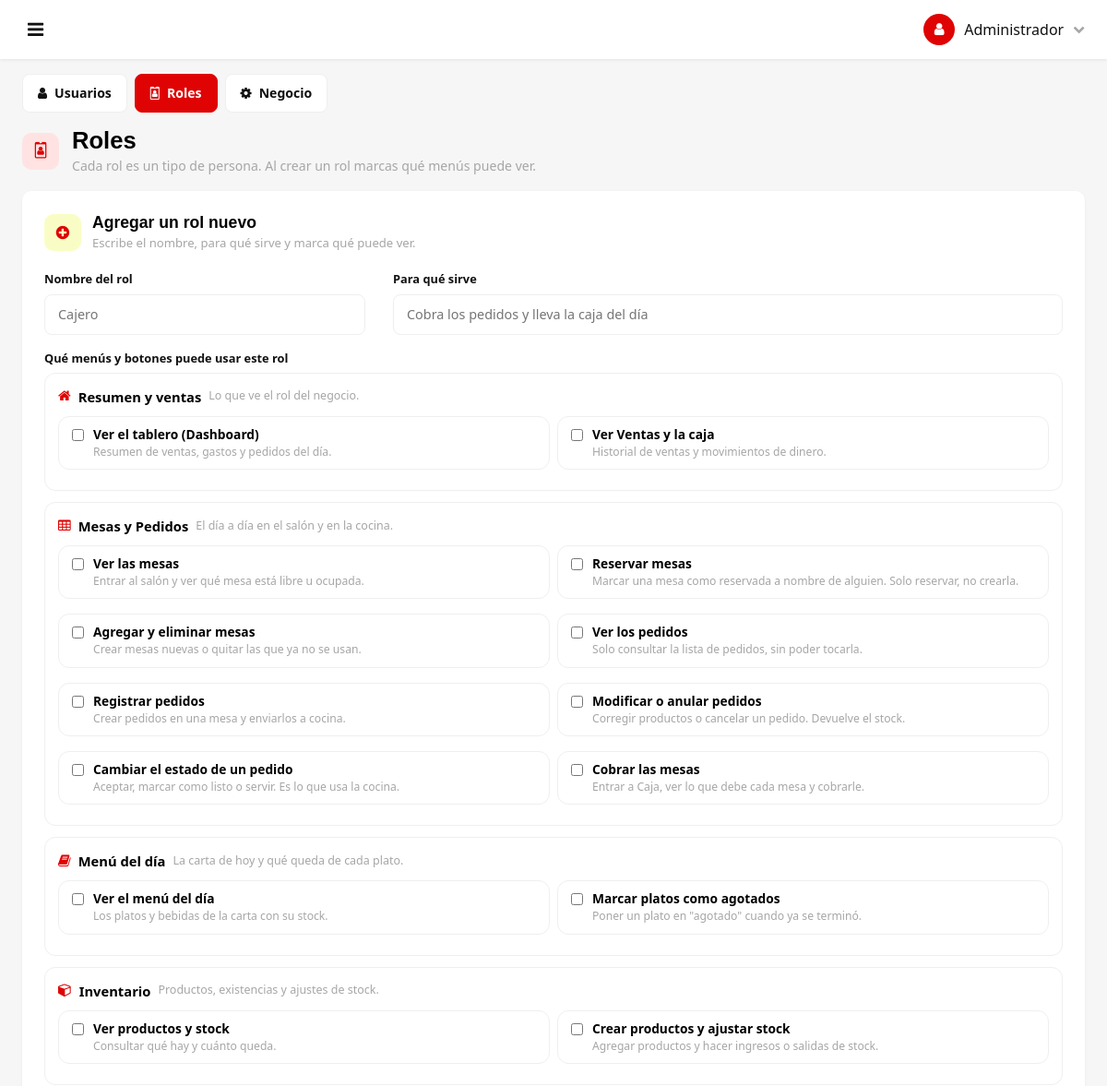
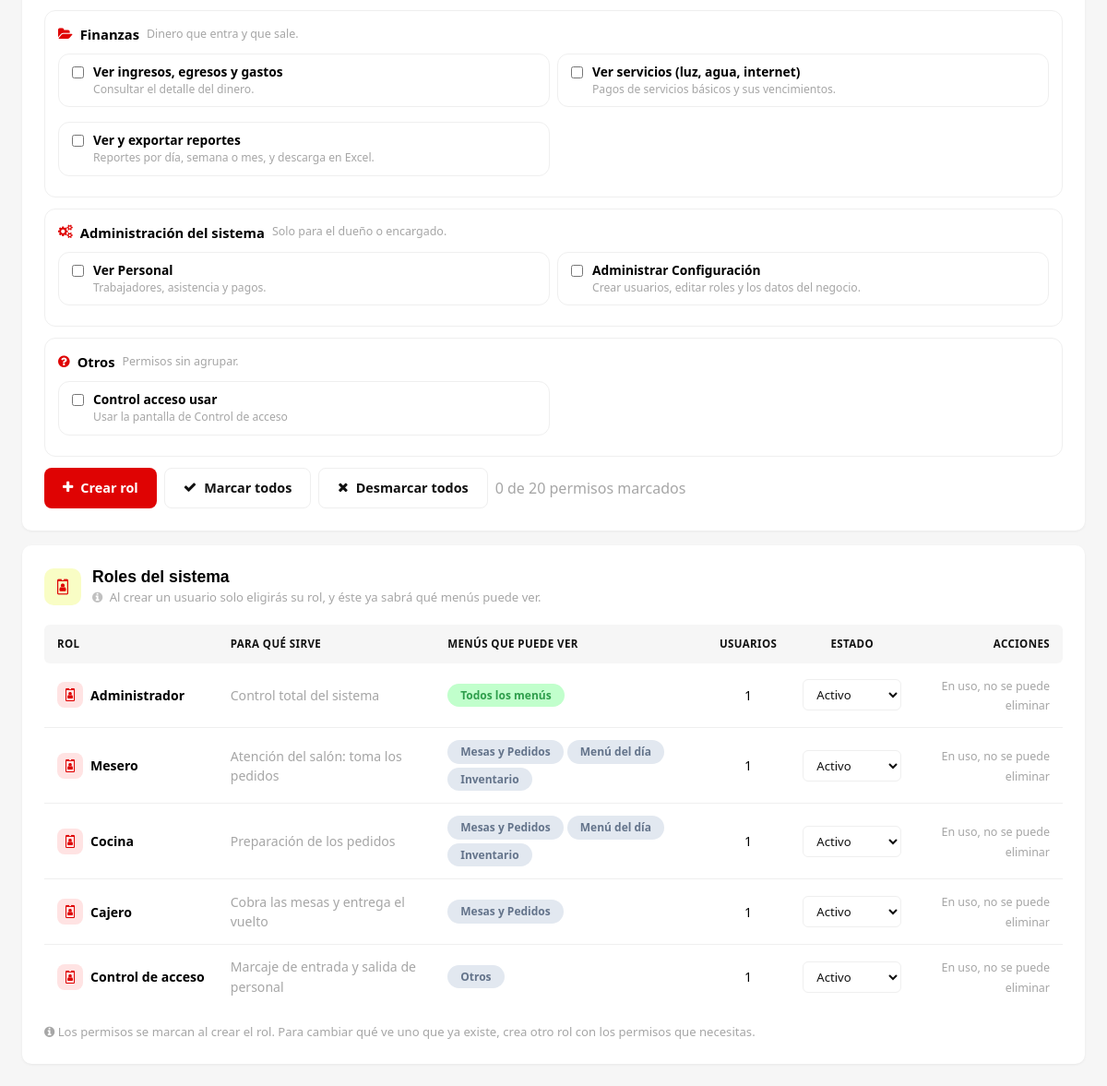
Page /?page=configuracion&tab=roles (signed in) on the committed database (2 pictures, top to bottom).
### tables this page shows
CREATE TABLE permisos (
  id int(11) NOT NULL AUTO_INCREMENT,
  nombre varchar(100) NOT NULL,
  descripcion varchar(255) DEFAULT NULL,
  PRIMARY KEY (id),
  UNIQUE KEY nombre (nombre)
);

CREATE TABLE roles (
  id int(11) NOT NULL AUTO_INCREMENT,
  nombre varchar(50) NOT NULL,
  descripcion varchar(255) DEFAULT NULL,
  estado tinyint(1) NOT NULL DEFAULT 1,
  PRIMARY KEY (id),
  UNIQUE KEY nombre (nombre)
);

### config/permisos.php (called while the page is built, shortened)
<?php
function modulosDelRol(array $idsPermisos, array $grupos): array
{
    $modulos = [];
    foreach ($grupos as $grupo) {
        foreach ($grupo['permisos'] as $permiso) {
            if (in_array((int) $permiso['id'], $idsPermisos, true)) {
                $modulos[] = ['titulo' => $grupo['titulo'], 'icono' => $grupo['icono']];
                break;
            }
        }
    }
    return $modulos;
}
function permisoExplicado(array $fila): array
{
    $clave = (string) $fila['nombre'];
    foreach (gruposDePermisos() as $grupo) {
        if (isset($grupo['items'][$clave])) {
            return [
                'clave'  => $clave,
                'nombre' => $grupo['items'][$clave]['nombre'],
                'ayuda'  => $grupo['items'][$clave]['ayuda'],
            ];
        }
    }
    return [
        'clave'  => $clave,
        'nombre' => ucfirst(str_replace('_', ' ', $clave)),
        'ayuda'  => (string) ($fila['descripcion'] ?? ''),
    ];
}
function permisosAgrupados(array $permisos): array
{
    $porClave = [];
    foreach ($permisos as $fila) {
        $porClave[(string) $fila['nombre']] = $fila;
    }
    $grupos = [];
    foreach (gruposDePermisos() as $grupo) {
        $items = [];
        foreach (array_keys($grupo['items']) as $clave) {
            $items[] = permisoExplicado($porClave[$clave]) + ['id' => (int) $porClave[$clave]['id']];
            unset($porClave[$clave]);
        }
        if ($items) {
            $grupos[] = [
                'titulo'   => $grupo['titulo'],
                'nota'     => trim($grupo['nota'] ?? ''),
                'icono'    => $grupo['icono'] ?? 'fa fa-circle',
                'permisos' => $items,
            ];
        }
    }
    if ($porClave) {
        $otros = [];
        foreach ($porClave as $fila) {
            $otros[] = permisoExplicado($fila) + ['id' => (int) $fila['id']];
        }
        $grupos[] = [
            'titulo'   => 'Otros',
            'nota'     => ' Permisos sin agrupar.',
            'icono'    => 'fa fa-question-circle',
            'permisos' => $otros,
        ];
    }
    return $grupos;
}

### config/paginacion.php (called while the page is built, shortened)
<?php
function paginaActual(int $porPagina = 25): int
{
    $pagina = (int) ($_GET['p'] ?? 1);
    return max(1, $pagina);
}
function paginar(array $filas, int $porPagina = 25): array
{
    $porPagina = max(1, $porPagina);
    $total     = count($filas);
    $totalPaginas = (int) ceil($total / $porPagina);
    $pagina = min(paginaActual($porPagina), $totalPaginas);
    $pagina = max(1, $pagina);
    $desde = ($pagina - 1) * $porPagina;
    return [
        'filas'        => array_slice($filas, $desde, $porPagina),
        'pagina'       => $pagina,
        'totalPaginas' => $totalPaginas,
        'total'        => $total,
        'desde'        => $desde + 1,
        'hasta'        => min($desde + $porPagina, $total),
    ];
}
    ?>

### views/configuracion/index.php (the view, shortened to what this page needs)
<?php
require_once APP_ROOT . '/models/Permiso.php';
$pestana = $_GET['tab'] ?? 'usuarios';
$pestanasConfig = static function (string $actual): void {
    ?>
    <div class="lg-segmentos mb-3">
        <a href="<?= url('configuracion') ?>" class="lg-segmento<?= $actual === 'usuarios' ? ' is-activo' : '' ?>">
            <i class="fa fa-user"></i> Usuarios
        </a>
        <a href="<?= url('configuracion') ?>&tab=roles" class="lg-segmento<?= $actual === 'roles' ? ' is-activo' : '' ?>">
            <i class="fa fa-id-badge"></i> Roles
        </a>
        <a href="<?= url('configuracion') ?>&tab=negocio" class="lg-segmento<?= $actual === 'negocio' ? ' is-activo' : '' ?>">
            <i class="fa fa-cog"></i> Negocio
        </a>
    </div>
    <?php
};
$pestanasConfig($pestana);
require_once APP_ROOT . '/config/permisos.php';
$db = conexionDB();
$roles = $db->query(
    "SELECT r.id, r.nombre, r.descripcion, r.estado,
            (SELECT COUNT(*) FROM usuarios u WHERE u.rol_id = r.id) AS usuarios
        FROM roles r
        ORDER BY r.id"
)->fetchAll();
$permisos = $db->query("SELECT id, nombre, descripcion FROM permisos ORDER BY id")->fetchAll();
$porRol = [];
foreach ($db->query("SELECT rol_id, permiso_id FROM rol_permiso")->fetchAll() as $fila) {
    $porRol[$fila['rol_id']][] = (int) $fila['permiso_id'];
}
$grupos = permisosAgrupados($permisos);
$totalPermisos = count($permisos);
$pagRoles = paginar($roles, 20);
$permisoConfig = null;
foreach ($permisos as $p) {
    if ((string) $p['nombre'] === 'configuracion') {
        $permisoConfig = (int) $p['id'];
    }
}
$esAdmin = static function (array $ids) use ($permisoConfig): bool {
    return $permisoConfig !== null && in_array($permisoConfig, $ids, true);
};
?>
<div class="lg-card mb-3">
    <div class="lg-card-head">
        <span class="lg-card-icon"><i class="fa fa-plus-circle"></i></span>
        <div class="flex-grow-1">
            <h2 class="lg-card-title">Agregar un rol nuevo</h2>
            <p class="lg-card-subtitle">
                Escribe el nombre, para qu&eacute; sirve y marca qu&eacute; puede ver.
            </p>
        </div>
    </div>
    <form method="POST" action="<?= url('configuracion') ?>&tab=roles">
        <div class="row">
            <div class="col-md-4 mb-3">
                <label class="lg-label" for="rolNombre">Nombre del rol</label>
                <input type="text" class="lg-input" id="rolNombre" name="nombre"
                        placeholder="Cajero" maxlength="40" required>
            </div>
            <div class="col-md-8 mb-3">
                <label class="lg-label" for="rolDescripcion">Para qué sirve</label>
                <input type="text" class="lg-input" id="rolDescripcion" name="descripcion"
                    placeholder="Cobra los pedidos y lleva la caja del día" maxlength="160">
            </div>
        </div>
        <label class="lg-label">
            Qué menús y botones puede usar este rol
        </label>
        <?php foreach ($grupos as $grupo): ?>
            <div class="lg-rol-grupo">
                <div class="lg-rol-grupo-head">
                    <i class="<?= htmlspecialchars($grupo['icono']) ?>"></i>
                    <span><?= htmlspecialchars($grupo['titulo']) ?></span>
                    <?php if ($grupo['nota'] !== ''): ?>
                        <small class="lg-muted"><?= htmlspecialchars($grupo['nota']) ?></small>
                    <?php endif; ?>
                </div>
                <div class="lg-rol-grupo-items">
                    <?php foreach ($grupo['permisos'] as $permiso): ?>
                        <label class="lg-chip lg-chip--permiso">
                            <input type="checkbox" name="permisos[]" value="<?= (int) $permiso['id'] ?>"
                                class="js-permiso-nuevo">
                            <span>
                                <strong><?= htmlspecialchars($permiso['nombre']) ?></strong>
                                <small class="lg-muted d-block"><?= htmlspecialchars($permiso['ayuda']) ?></small>
                            </span>
                        </label>
                    <?php endforeach; ?>
                </div>
            </div>
        <?php endforeach; ?>
        <div class="d-flex flex-wrap gap-2 align-items-center">
            <button type="submit" name="crear_rol" value="1" class="lg-btn lg-btn--primary">
                <i class="fa fa-plus"></i> Crear rol
            </button>
            <button type="button" class="lg-btn lg-btn--ghost js-marcar-todo">
                <i class="fa fa-check"></i> Marcar todos
            </button>
            <button type="button" class="lg-btn lg-btn--ghost js-desmarcar-todo">
                <i class="fa fa-times"></i> Desmarcar todos
            </button>
            <span class="lg-muted js-cuenta">
                0 de <?= $totalPermisos ?> permisos marcados
            </span>
        </div>
    </form>
</div>
<div class="lg-card">
    <div class="lg-card-head">
        <span class="lg-card-icon"><i class="fa fa-id-badge"></i></span>
        <div class="flex-grow-1">
            <h2 class="lg-card-title">Roles del sistema</h2>
            <p class="lg-card-subtitle">
                <i class="fa fa-info-circle"></i>
                Al crear un usuario solo eligirás su rol, y éste ya
                sabrá qué menús puede ver.
            </p>
        </div>
    </div>
    <div class="table-responsive">
        <table class="lg-table">
            <thead>
                <tr>
                    <th>Rol</th>
                    <th>Para qué sirve</th>
                    <th>Menús que puede ver</th>
                    <th class="text-center">Usuarios</th>
                    <th class="text-center">Estado</th>
                    <th class="text-right">Acciones</th>
                </tr>
            </thead>
            <tbody>
                <?php foreach ($pagRoles['filas'] as $rol): ?>
                    <?php
                    $rolId   = (int) $rol['id'];
                    $ids     = $porRol[$rolId] ?? [];
                    $modulos = modulosDelRol($ids, $grupos);
                    $admin   = $esAdmin($ids);
                    ?>
                    <tr>
                        <td>
                            <span class="lg-fila-nombre">
                                <span class="lg-fila-icono">
                                    <i class="fa fa-id-badge"></i>
                                </span>
                                <span class="lg-fila-texto">
                                    <strong><?= htmlspecialchars($rol['nombre']) ?></strong>
                                </span>
                            </span>
                        </td>
                        <td class="lg-muted"><?= htmlspecialchars($rol['descripcion'] ?? '') ?></td>
                        <td>
                            <span class="lg-pilas">
                                <?php if ($admin): ?>
                                    <span class="lg-pill lg-pill--verde">Todos los menús</span>
                                <?php elseif ($modulos): ?>
                                    <?php foreach ($modulos as $modulo): ?>
                                        <span class="lg-pill lg-pill--pizarra">
                                            <?= htmlspecialchars($modulo['titulo']) ?>
                                        </span>
                                    <?php endforeach; ?>
                                <?php else: ?>
                                    <span class="lg-muted">Ninguno</span>
                                <?php endif; ?>
                            </span>
                        </td>
                        <td class="text-center"><?= (int) $rol['usuarios'] ?></td>
                        <td class="text-center">
                            <form method="POST" action="<?= url('configuracion') ?>&tab=roles">
                                <select name="estado" class="lg-select lg-select--sm"
                                        onchange="this.form.submit();">
                                    <option value="1" <?= (int) $rol['estado'] === 1 ? 'selected' : '' ?>>Activo</option>
                                </select>
                            </form>
                        </td>
                        <td class="text-right">
                            <?php if ((int) $rol['usuarios'] === 0): ?>
                                <button type="submit" name="eliminar_rol" value="<?= $rolId ?>"
                                        form="form-eliminar-<?= $rolId ?>"
                                        class="lg-btn lg-btn--sm lg-btn--ghost">
                                    <i class="fa fa-trash-o"></i> Eliminar
                                </button>
                                <form id="form-eliminar-<?= $rolId ?>" method="POST"
                                    action="<?= url('configuracion') ?>&tab=roles" style="display:none;">
                                    <input type="hidden" name="rol_id" value="<?= $rolId ?>">
                                </form>
                            <?php else: ?>
                                <span class="lg-muted" style="font-size:.78rem;">
                                    En uso, no se puede eliminar
                                </span>
                            <?php endif; ?>
                        </td>
                    </tr>
                <?php endforeach; ?>
            </tbody>
        </table>
    </div>
    <p class="lg-muted mt-3 mb-0" style="font-size:.82rem;">
        <i class="fa fa-info-circle"></i>
        Los permisos se marcan al crear el rol. Para cambiar qu&eacute; ve uno que ya
        existe, crea otro rol con los permisos que necesitas.
    </p>
</div>

### rows in the picture
permisos: nombre "Ver el tablero (Dashboard)", ayuda "Resumen de ventas, gastos y pedidos del día."
permisos: nombre "Ver Ventas y la caja", ayuda "Historial de ventas y movimientos de dinero."
permisos: nombre "Ver las mesas", ayuda "Entrar al salón y ver qué mesa está libre u ocupada."
permisos: nombre "Reservar mesas", ayuda "Marcar una mesa como reservada a nombre de alguien. Solo reservar, no crearla."
permisos: descripcion "Agregar y eliminar mesas", ayuda "Crear mesas nuevas o quitar las que ya no se usan."
permisos: nombre "Ver los pedidos", ayuda "Solo consultar la lista de pedidos, sin poder tocarla."
permisos: nombre "Registrar pedidos", ayuda "Crear pedidos en una mesa y enviarlos a cocina."
permisos: nombre "Modificar o anular pedidos", ayuda "Corregir productos o cancelar un pedido. Devuelve el stock."
permisos: nombre "Cambiar el estado de un pedido", ayuda "Aceptar, marcar como listo o servir. Es lo que usa la cocina."
permisos: nombre "Cobrar las mesas", ayuda "Entrar a Caja, ver lo que debe cada mesa y cobrarle."
permisos: nombre "Ver el menú del día", ayuda "Los platos y bebidas de la carta con su stock."
permisos: nombre "Marcar platos como agotados", ayuda "Poner un plato en \"agotado\" cuando ya se terminó."
permisos: descripcion "Ver productos y stock", ayuda "Consultar qué hay y cuánto queda."
permisos: descripcion "Crear productos y ajustar stock", ayuda "Agregar productos y hacer ingresos o salidas de stock."
permisos: nombre "Ver ingresos, egresos y gastos", ayuda "Consultar el detalle del dinero."
permisos: nombre "Ver servicios (luz, agua, internet)", ayuda "Pagos de servicios básicos y sus vencimientos."
permisos: descripcion "Ver y exportar reportes", ayuda "Reportes por día, semana o mes, y descarga en Excel."
permisos: nombre "Ver Personal", ayuda "Trabajadores, asistencia y pagos."
permisos: nombre "Administrar Configuración", ayuda "Crear usuarios, editar roles y los datos del negocio."
permisos: nombre "Control acceso usar", descripcion "Usar la pantalla de Control de acceso"
roles: nombre "Administrador", descripcion "Control total del sistema", shows "Todos los menús", usuarios "1", estado "Activo"
roles: nombre "Mesero", descripcion "Atención del salón: toma los pedidos", titulo "Mesas y Pedidos", titulo "Menú del día", titulo "Inventario", usuarios "1", estado "Activo"
roles: nombre "Cocina", descripcion "Preparación de los pedidos", titulo "Mesas y Pedidos", titulo "Menú del día", titulo "Inventario", usuarios "1", estado "Activo"
roles: nombre "Cajero", descripcion "Cobra las mesas y entrega el vuelto", titulo "Mesas y Pedidos", usuarios "1", estado "Activo"
roles: nombre "Control de acceso", descripcion "Marcaje de entrada y salida de personal", titulo "Otros", usuarios "1", estado "Activo"

### other values in the picture
$usuarioActual['rol'] "Administrador"
$titulo "Roles"
$subtitulo "Cada rol es un tipo de persona. Al crear un rol marcas qué menús puede ver."
$grupo['titulo'] "Resumen y ventas"
$grupo['nota'] "Lo que ve el rol del negocio."
$grupo['titulo'] "Mesas y Pedidos"
$grupo['nota'] "El día a día en el salón y en la cocina."
$grupo['titulo'] "Menú del día"
$grupo['nota'] "La carta de hoy y qué queda de cada plato."
$grupo['titulo'] "Inventario"
$grupo['nota'] "Productos, existencias y ajustes de stock."
$grupo['titulo'] "Finanzas"
$grupo['nota'] "Dinero que entra y que sale."
$grupo['titulo'] "Administración del sistema"
$grupo['nota'] "Solo para el dueño o encargado."
